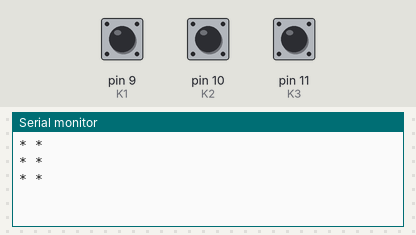
A sketch run on a simulated Arduino Uno, built with avr-gcc and run on an emulated ATmega328P. Shown: the last lines printed to the serial monitor. Inputs (shaded band) come from the test bench; at power-on: pin 9 (K1) HIGH, pin 10 (K2) HIGH, pin 11 (K3) HIGH.

Above: at 2.8 s.
2.9 s: pin 9 (K1) pulled LOW for 1.2 s
At 3.6 s:
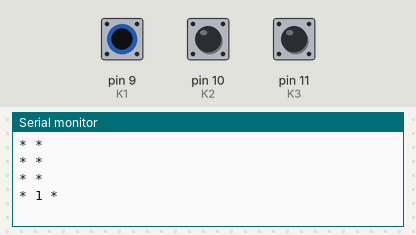
5.6 s: pin 10 (K2) pulled LOW for 1.2 s
At 6.8 s:
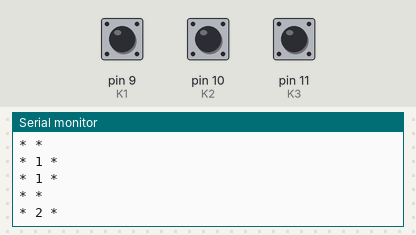
8.3 s: pin 11 (K3) pulled LOW for 1.2 s
At 9.4 s:
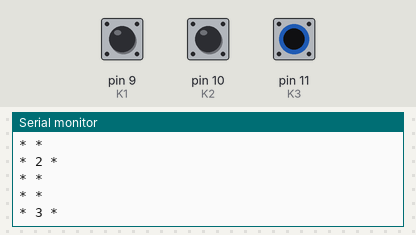
Timing chart, 0 to 11.3 s (numbered marks = the images above; inputs shaded):
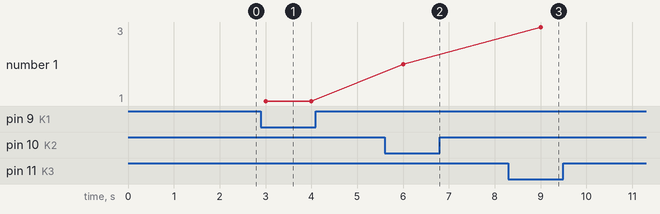

Measured:
- after the input at 2.9 s, the serial monitor: prints a new line after 0.10 s (image 1)
- after the input at 5.6 s, the serial monitor: prints a new line after 0.40 s (image 2)
- after the input at 8.3 s, the serial monitor: prints a new line after 0.70 s (image 3)
- plotted number 1: 1 → 2 after the input at 5.6 s, 2 → 3 after the input at 8.3 s

The sketch:

Oef1.ino
```cpp
#define K1  9
#define K2  10
#define K3  11

void setup() {
  pinMode ( K1 , INPUT_PULLUP );
  pinMode ( K2 , INPUT_PULLUP );
  pinMode ( K3 , INPUT_PULLUP );

  Serial.begin(9600);
}

void loop() {
  Serial.print("* ");
  if(digitalRead (K1) == LOW && digitalRead (K2) == HIGH && digitalRead (K3) == HIGH) Serial.print("1 ");
  else if(digitalRead (K2) == LOW && digitalRead (K1) == HIGH && digitalRead (K3) == HIGH) Serial.print("2 ");
  else if(digitalRead (K3) == LOW && digitalRead (K1) == HIGH && digitalRead (K2) == HIGH) Serial.print("3 ");
  Serial.println("*");
  delay(1000);

}
```
